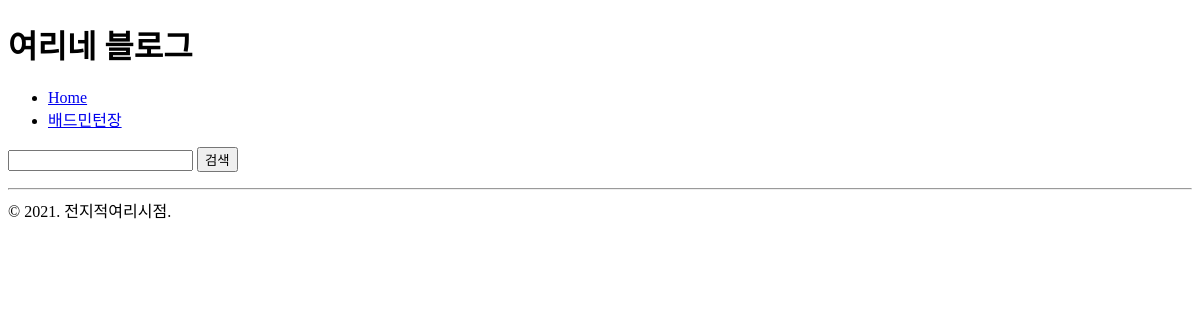
/mintonplace/, run on an earlier commit of the app's database.
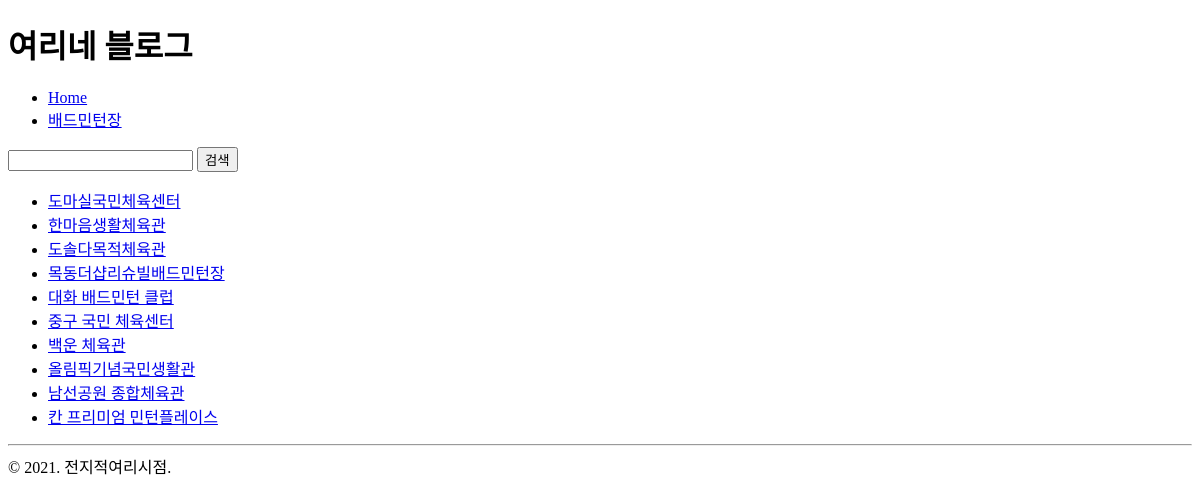
And on a later commit of the database.
### mintonplace/models.py (models this page shows, shortened)
class mintongym(models.Model):
    place_name = models.CharField(max_length=100, verbose_name='민턴장 이름')
    address = models.CharField(max_length=100, verbose_name='주소')
    contact = models.CharField(max_length=11, verbose_name='연락처', blank=True)
    parking = models.BooleanField(verbose_name='주차장 보유')
    starttime = models.TimeField(verbose_name='시작 시간', default=datetime.time(), blank=True)
    endtime = models.TimeField(verbose_name='종료 시간', default=datetime.time(), blank=True)
    photo = models.ImageField(blank=True, upload_to=uuid_name_upload_to)
    explain = models.TextField(verbose_name='설명', blank=True)
    created_at = models.DateTimeField(auto_now_add=True)  # 등록한 시각 자동 지정
    updated_at = models.DateTimeField(auto_now=True)  # 수정한 시각 자동 지정

### mintonplace/views.py (the view)
# urls.py: path('mintonplace/', mtplace_list),
def mtplace_list(request: HttpRequest)->HttpResponse:
    qs = mintongym.objects.all() # QuerySet Type
    qs = qs.order_by("-pk") # -를 쓰면 내림차순 (최신 글부터 표시하기 위해)
    q = request.GET.get("q", "") # q에 아무것도 없다면 빈문자열을 가져오라는 뜻
    if q:
        qs = qs.filter(title__icontains=q) # i를 넣으면 대소문자 구별x, DB에서 썼던 like와 같은 문법
    return render(request, "mintonplace/mtplace_list.html", {
        'mtplace_list': qs,
    })

### mintonplace/templates/mintonplace/mtplace_list.html
{% extends "mintonplace/layout.html" %}
{% block content %}
    <form action="" method="get">
        <input type="text" name="q" value="{{ request.GET.q }}" />
        <input type="submit" value="검색" />
    </form>
    <ul>
        {% for mintongym in mtplace_list %}
        <li>
            <a href="/mintonplace/{{ mintongym.pk }}/">
                {{ mintongym.place_name }}
            </a>
        </li>
        {% endfor %}
    </ul>
{% endblock %}

### mintonplace/templates/mintonplace/layout.html (shortened to what this page needs)
<!doctype html>
<html lang="ko">
<head>
</head>
<body>
    <h1>여리네 블로그</h1>
    <ul>
        <li>
            <a href="/">Home</a>
        </li>
        <li>
            <a href="/mintonplace">배드민턴장</a>
        </li>
    </ul>
    {% block content %}
    {% endblock %}
    <hr>
    &copy; 2021. 전지적여리시점.
</body>
</html>

What changed in the data, as far as the page shows it:
added mintongym: place_name "도마실국민체육센터"
added mintongym: place_name "한마음생활체육관"
added mintongym: place_name "도솔다목적체육관"
added mintongym: place_name "목동더샵리슈빌배드민턴장"
added mintongym: place_name "대화 배드민턴 클럽"
added mintongym: place_name "중구 국민 체육센터"
added mintongym: place_name "백운 체육관"
added mintongym: place_name "올림픽기념국민생활관"
added mintongym: place_name "남선공원 종합체육관"
added mintongym: place_name "칸 프리미엄 민턴플레이스"
